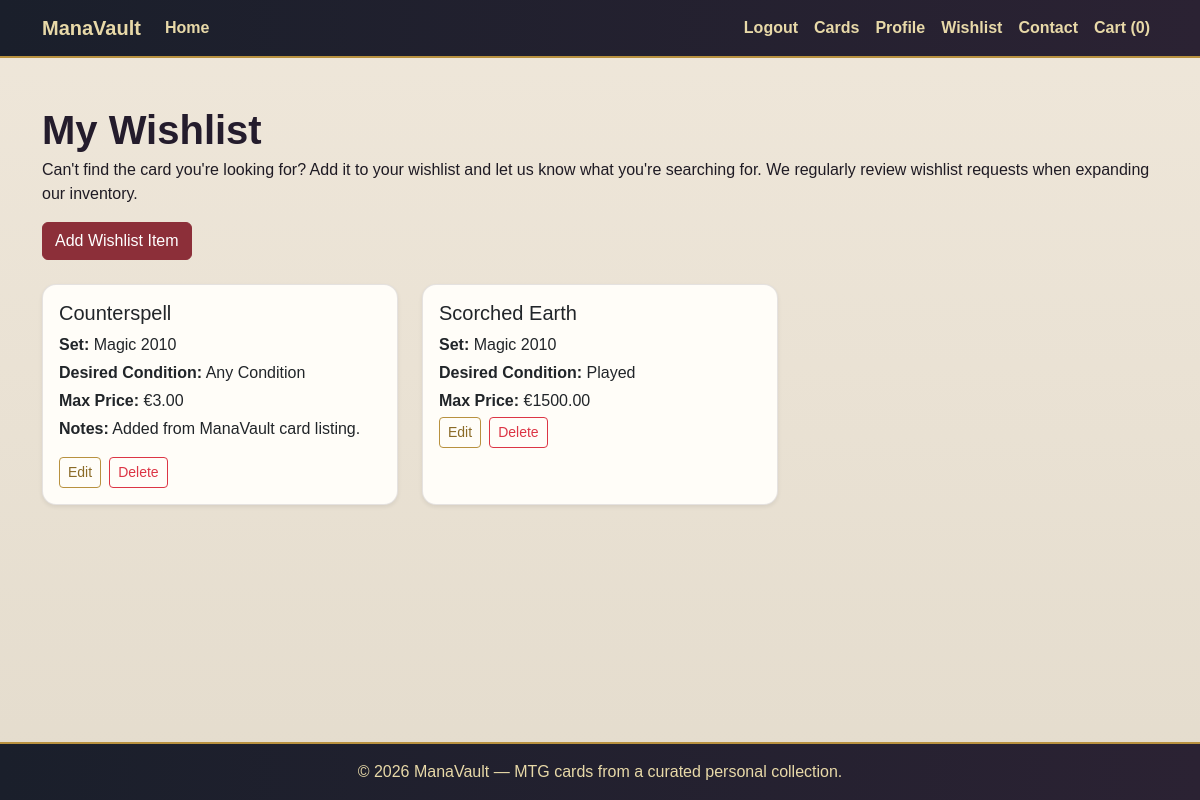
/wishlist/ (signed in), run on an earlier commit of the app's database.
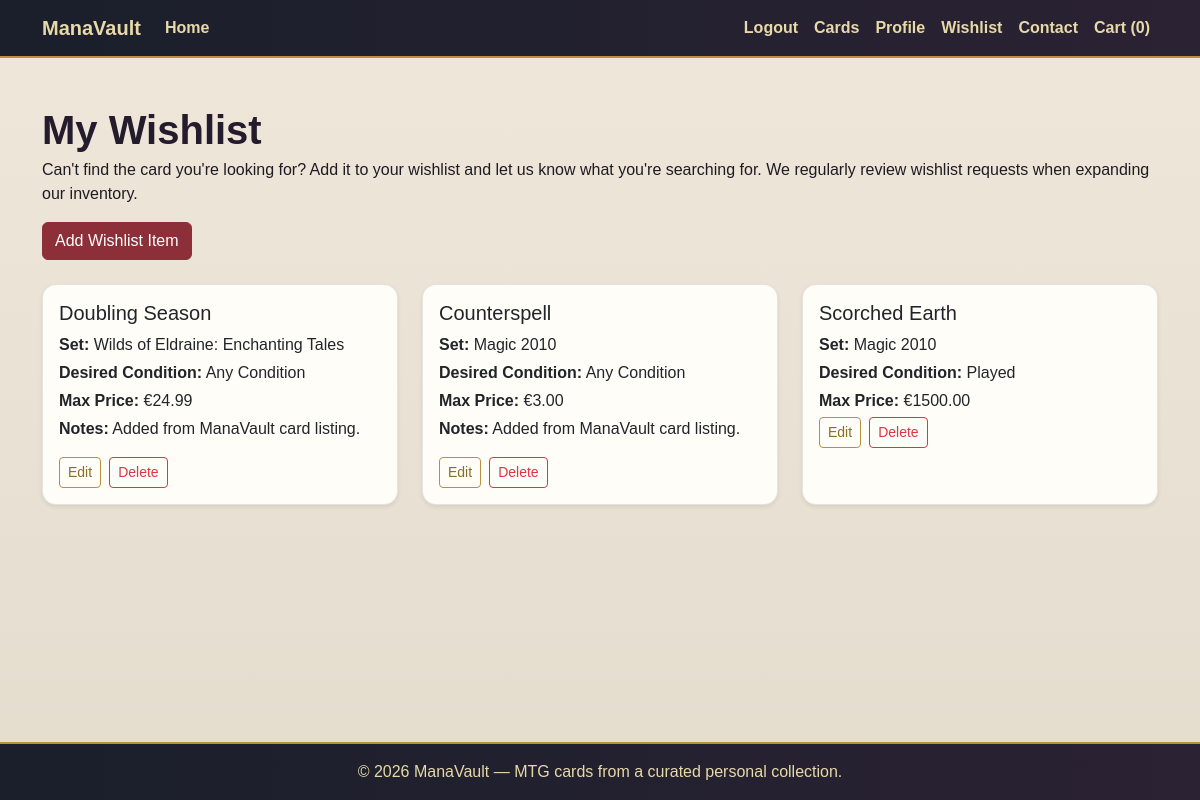
And on a later commit of the database.
### wishlist/models.py (models this page shows, shortened)
class WishlistItem(models.Model):
    CONDITION_CHOICES = [
        ('near_mint', 'Near Mint'),
        ('excellent', 'Excellent'),
        ('good', 'Good'),
        ('played', 'Played'),
        ('any', 'Any Condition'),
    ]
    user = models.ForeignKey(
        settings.AUTH_USER_MODEL,
        on_delete=models.CASCADE,
        related_name='wishlist_items'
    )
    card_name = models.CharField(max_length=100)
    set_name = models.CharField(max_length=100, blank=True)
    desired_condition = models.CharField(
        max_length=20,
        choices=CONDITION_CHOICES,
        default='any'
    )
    max_price = models.DecimalField(
        max_digits=6,
        decimal_places=2,
        blank=True,
        null=True
    )
    notes = models.TextField(blank=True)
    created_at = models.DateTimeField(auto_now_add=True)
    class Meta:
        ordering = ['-created_at']

### wishlist/views.py (the view)
# urls.py: path('wishlist/', include('wishlist.urls')),
@login_required
def wishlist(request):
    items = WishlistItem.objects.filter(user=request.user)
    return render(request, 'wishlist/wishlist.html', {
        'items': items,
    })

### templates/wishlist/wishlist.html (shortened to what this page needs)
{% extends 'base.html' %}
{% block content %}
<div class="py-4">
    <div class="d-flex justify-content-between align-items-center mb-4 flex-wrap gap-3">
        <div>
            <h1 class="mb-1">My Wishlist</h1>
            <p class="mb-0">
                Can't find the card you're looking for? Add it to your wishlist and let us know what you're searching for.
                We regularly review wishlist requests when expanding our inventory.
            </p>
        </div>
        <a href="{% url 'add_wishlist_item' %}" class="btn btn-primary">Add Wishlist Item</a>
    </div>
    {% if items %}
        <div class="row">
            {% for item in items %}
                <div class="col-md-6 col-lg-4 mb-4">
                    <div class="card h-100 shadow-sm">
                        <div class="card-body">
                            <h2 class="h5 card-title">{{ item.card_name }}</h2>
                            {% if item.set_name %}
                                <p class="mb-1"><strong>Set:</strong> {{ item.set_name }}</p>
                            {% endif %}
                            <p class="mb-1">
                                <strong>Desired Condition:</strong>
                                {{ item.get_desired_condition_display }}
                            </p>
                            {% if item.max_price %}
                                <p class="mb-1"><strong>Max Price:</strong> €{{ item.max_price }}</p>
                            {% endif %}
                            {% if item.notes %}
                                <p class="mb-3"><strong>Notes:</strong> {{ item.notes }}</p>
                            {% endif %}
                            <div class="d-flex gap-2">
                                <a href="{% url 'edit_wishlist_item' item.id %}" class="btn btn-sm btn-outline-primary">
                                    Edit
                                </a>
                                <a href="{% url 'delete_wishlist_item' item.id %}" class="btn btn-sm btn-outline-danger">
                                    Delete
                                </a>
                            </div>
                        </div>
                    </div>
                </div>
            {% endfor %}
        </div>
    {% else %}
        <div class="alert alert-info">
            You do not have any wishlist items yet.
        </div>
        <a href="{% url 'add_wishlist_item' %}" class="btn btn-primary">Add Your First Wishlist Item</a>
    {% endif %}
</div>
{% endblock %}

What changed in the data, as far as the page shows it:
added WishlistItem: card_name "Doubling Season", set_name "Wilds of Eldraine: Enchanting Tales", desired_condition "Any Condition", max_price "24.99", notes "Added from ManaVault card listing."
